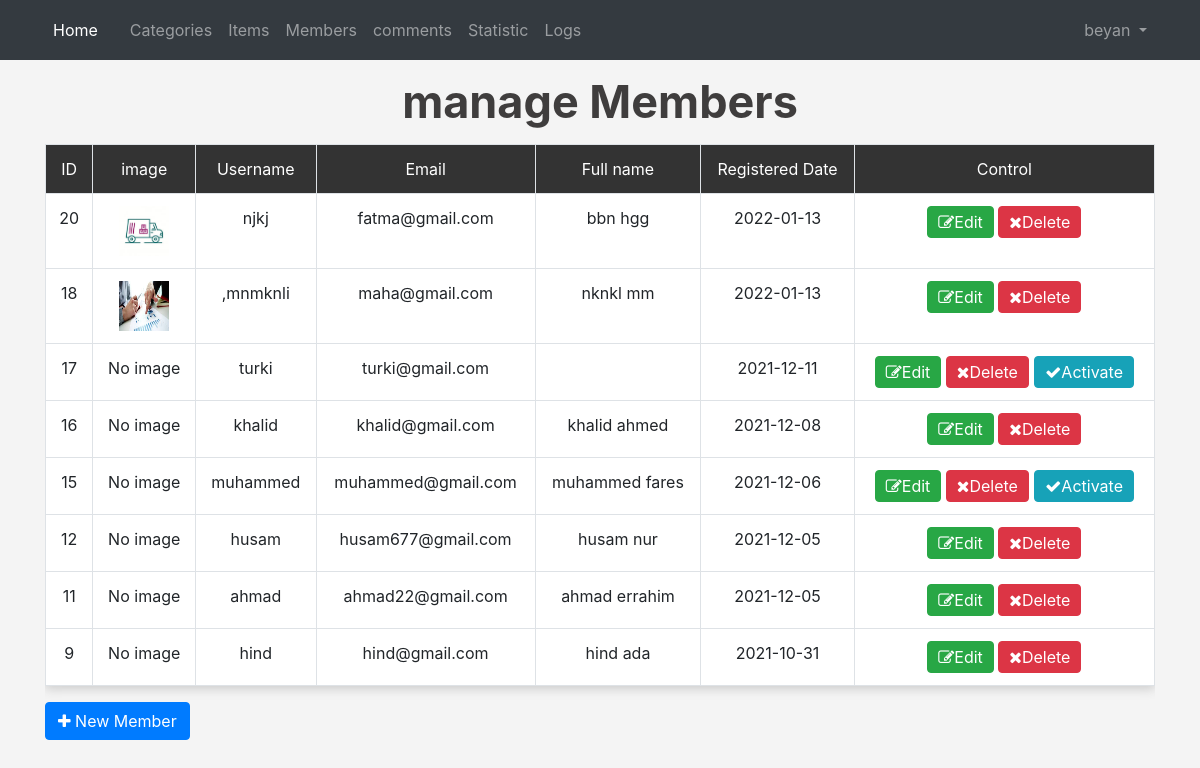
/members.php (signed in), run on the app's committed database.
### tables this page shows
CREATE TABLE `users` (
  `UserID` int(11) NOT NULL,
  `Username` varchar(255) NOT NULL,
  `Password` varchar(255) NOT NULL,
  `Email` varchar(255) NOT NULL,
  `FullName` varchar(255) NOT NULL,
  `GroupID` int(11) NOT NULL DEFAULT 0,
  `TrustStatus` int(11) NOT NULL DEFAULT 0 COMMENT 'seller rank',
  `RStatus` int(11) NOT NULL DEFAULT 0,
  `Date` date DEFAULT NULL,
  `avatar` varchar(255) NOT NULL
);

### members.php (the view, shortened to what this page needs)
<?php
if(isset($_SESSION['Username'])){
    include 'init.php';
    $do = isset($_GET['do']) ? $_GET['do'] : 'Manage';
    if($do == 'Manage'){
        $query = '';
        $stmt=$con->prepare("SELECT * FROM users where GroupID != 1 $query order by UserID DESC");
        $stmt->execute();
        $rows = $stmt->fetchAll();
        if(! empty( $rows)){
    ?>
    <h2 class="text-center">manage Members</h2>
        <div class="container">
            <div class="table-responsive">
            <table class="main-table text-center table table-bordered manage-members">
                <tr>
                    <td>ID</td>
                    <td>image</td>
                    <td>Username</td>
                    <td>Email</td>
                    <td>Full name</td>
                    <td>Registered Date</td>
                    <td>Control</td>
                </tr>
                <?php
                foreach($rows as $row){?>
                  <tr>
                    <td><?php echo $row['UserID'];?></td>
                    <td>
                        <?php
                        if(empty($row['avatar'])){
                           echo 'No image';
                        }else{
                        ?>
                        <img src="uploads/avatars/<?php echo $row['avatar'];?>" alt=""/>
                       <?php  }?>
                    </td>
                    <td><?php echo $row['Username'];?></td>
                    <td><?php echo $row['Email'];?></td>
                    <td><?php echo $row['FullName'];?></td>
                    <td><?php echo $row['Date'];?></td>
                    <td>
                        <a href="members.php?do=Edit&userid=<?php echo $row['UserID']?>" class="btn btn-success"><i class="fa fa-edit"></i>Edit</a>
                        <a href="members.php?do=Delete&userid=<?php echo $row['UserID']?>" class="btn btn-danger confirm"><i class="fa fa-close"></i>Delete</a>
                        <?php
                      if($row['RStatus'] == 0){?>
                     <a href="members.php?do=Activate&userid=<?php echo $row['UserID']?>" class="btn btn-info Activate "><i class="fa fa-check"></i>Activate</a>
                      <?php }
                        ?>
                    </td>
                </tr>
                 <?php
                }
                ?>
                </table>
            </div>
        <a href="members.php?do=Add" class="btn btn-primary"><i class="fa fa-plus"></i> New Member</a>
        </div>
<?php
        }
        else{
           echo '<div class="container">';
                echo '<div class="nice-massage alert alert-danger ">There is No Member To Manage</div>';
                echo ' <a href="members.php?do=Add" class="btn btn-primary"><i class="fa fa-plus"></i> New Member</a>';
           echo '</div>';
        }
    }
    include $tpl . "footer.php";
}else{
    header('Location: index.php');
    exit();
}

### layout/css/style.css (style rules this page uses)
body { background-color: #F4f4f4; }
h2 { font-size: 45px; margin: 15px 0; color: rgb(63, 61, 61); font-weight: bold; }
.main-table { box-shadow: 0 3px 10px #ccc ; }
.main-table tr { background-color: #FFF; vertical-align: middle !important; }
.main-table tr:first-child td { background-color: #333; color: #FFF; text-align: center; }
.main-table .btn { padding: 3px 10px; }
.Activate { margin-left: 1px; }

### layout/css/image.css (style rules this page uses)
.manage-members img { width: 50px; height: 50px; }

### data on the page
users: UserID "20", avatar (picture), Username "njkj", Email "fatma@gmail.com", FullName "bbn hgg", Date "2022-01-13"
users: UserID "18", avatar (picture), Username ",mnmknli", Email "maha@gmail.com", FullName "nknkl mm", Date "2022-01-13"
users: UserID "17", avatar "No image", Username "turki", Email "turki@gmail.com", Date "2021-12-11"
users: UserID "16", avatar "No image", Username "khalid", Email "khalid@gmail.com", FullName "khalid ahmed", Date "2021-12-08"
users: UserID "15", avatar "No image", Username "muhammed", Email "muhammed@gmail.com", FullName "muhammed fares", Date "2021-12-06"
users: UserID "12", avatar "No image", Username "husam", Email "husam677@gmail.com", FullName "husam nur", Date "2021-12-05"
users: UserID "11", avatar "No image", Username "ahmad", Email "ahmad22@gmail.com", FullName "ahmad errahim", Date "2021-12-05"
users: UserID "9", avatar "No image", Username "hind", Email "hind@gmail.com", FullName "hind ada", Date "2021-10-31"

### other printed values
lang('HOME_ADMIN') "Home"
lang('GATEGORIES') "Categories"
lang('ITEMS') "Items"
lang('MEMBERS') "Members"
lang('COMMENTS') "comments"
lang('STATISTIC') "Statistic"
lang('LOGS') "Logs"
